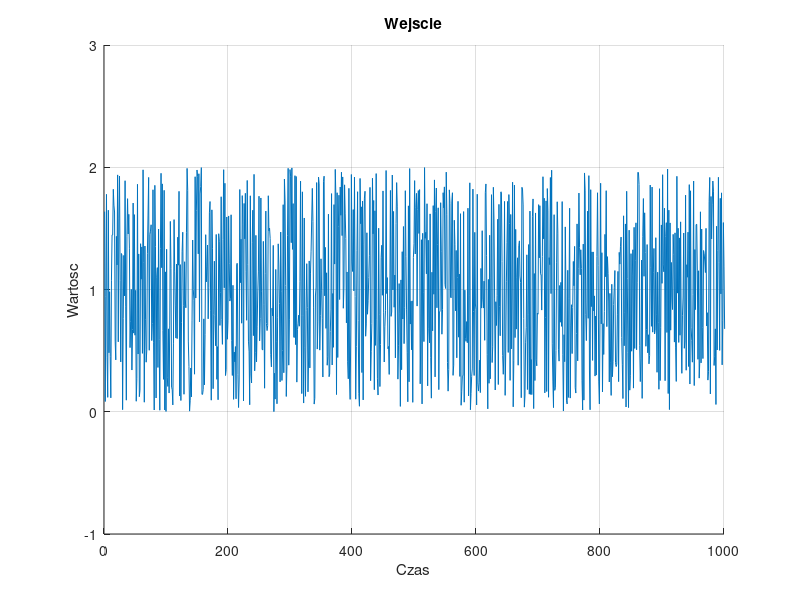
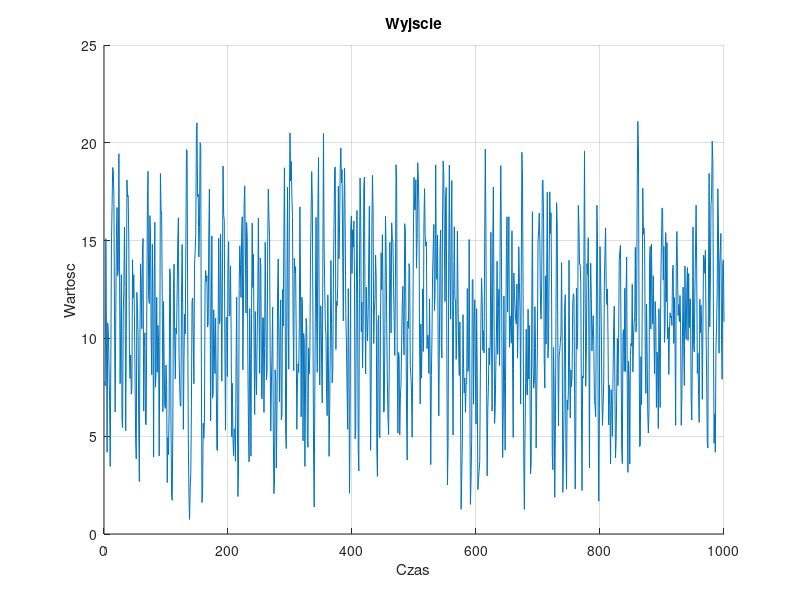
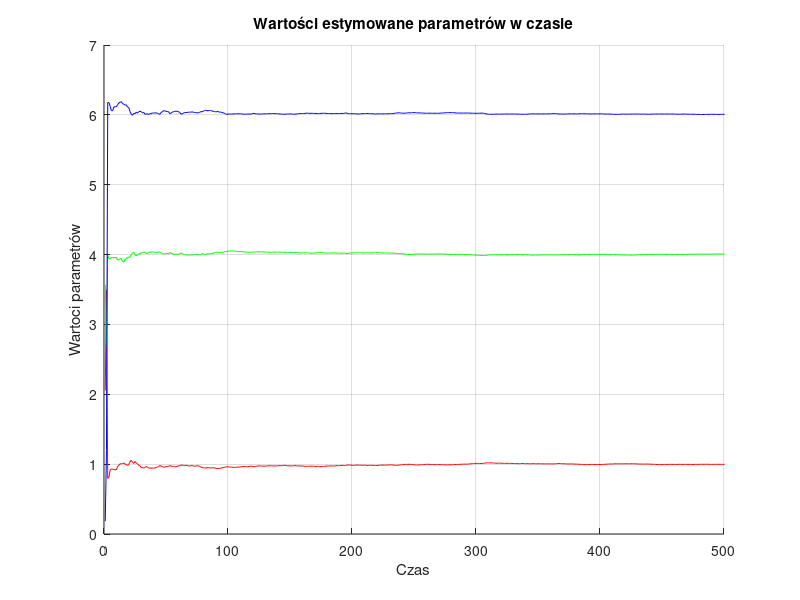

The MATLAB script that drew these images, in order: (Note: this script raises an error after producing the figures.)
close all;
clear all;
t = 1000;
a = [1; 6; 4];

u = 2.*rand(1,t+2);
zk = rand(1, t+2)-0.5;

figure
    hold on;
    title("Wejscie");
    xlabel('Czas');
    ylabel('Wartosc');
    grid on;
    plot(u);
    xlim([0, 1000]);
    ylim([-1, 3])
    hold off;
Y = zeros(1, t);
Fi = zeros(t, 3);
%Offline
for i = 3:t+2
    fi = [u(i), u(i-1), u(i-2)];
    Y(i-2) = fi * a + zk(i);
    Fi(i-2, :) = fi;
end

figure
    hold on;
    title("Wyjscie");
    xlabel('Czas');
    ylabel('Wartosc');
    grid on;
    plot(Y);
    xlim([0, 1000]);
    ylim([0, 25])
    hold off;
    
%Online
result = zeros(1000, 3);
Pk = [1000, 0, 0; 0, 1000, 0; 0, 0, 1000];
aon = [0; 0; 0];
for i = 3:t+2
    fi = [u(i); u(i-1); u(i-2)];
    y = fi' * a + zk(i);
    Pk = Pk - ((Pk * fi * fi' * Pk)/(1 + fi' * Pk * fi));
    aon = aon + (Pk * fi * (y' - fi' * aon));
    result(i-2, :) = aon;
end

figure
    hold on;
    title("Wartości estymowane parametrów w czasie");
    xlabel('Czas');
    ylabel('Wartoci parametrów');
    grid on;
    xlim([0, 500]);
    plot(result(:, 1), '-r')
    plot(result(:, 3), '-g')
    plot(result(:, 2), '-b')
    yline(a(1), '--', 'Color', [0, 0, 0]);
    yline(a(2), '--', 'Color', [0, 0, 0]);
    yline(a(3), '--', 'Color', [0, 0, 0]);
    hold off;

%Zapominanie
j = 1;
lambdaResult = zeros(21, 2);
for lambda = 0.97:0.001:0.99
    Pk = [1000, 0, 0; 0, 1000, 0; 0, 0, 1000];
    afo = [0; 0; 0];
    res = zeros(3, 1);
    for i = 3:t+2
        a(:, i-2) = [1 + 0.1 * square(0.01 * (i-2)); 6; 4];
        fi = [u(i); u(i-1); u(i-2)];
        y = fi' * a(:, i-2) + zk(i);
        Pk = Pk - ((Pk * fi * fi' * Pk)/(lambda + fi' * Pk * fi));
        Pk = Pk / lambda;
        afo = afo + (Pk * fi * (y' - fi' * afo));
        result(i-2, :) = afo;
        tmp = a(:, i-2) - afo;
        tmp = tmp .* tmp;
        res = res + tmp;
    end
    lambdaResult(j, :) = [lambda, mean(res)];
    j = j + 1;
end
[~, idx] = min(lambdaResult(:,2));
lambda = lambdaResult(idx, 1);
Pk = [1000, 0, 0; 0, 1000, 0; 0, 0, 1000];
afo = [0; 0; 0];
for i = 3:t+2
    a(:, i-2) = [1 + 0.1 * square(0.01 * (i-2)); 6; 4];
    fi = [u(i); u(i-1); u(i-2)];
    y = fi' * a(:, i-2) + zk(i);
    Pk = Pk - ((Pk * fi * fi' * Pk)/(lambda + fi' * Pk * fi));
    Pk = Pk / lambda;
    afo = afo + (Pk * fi * (y' - fi' * afo));
    result(i-2, :) = afo;
end
figure
        hold on;
        title("Wartości estymowane parametrów w czasie dla lambda=" + lambda);
        xlabel('Czas');
        ylabel('Wartoci parametrów');
        grid on;
        plot(result(:, 1), '-r')
        plot(result(:, 3), '-g')
        plot(result(:, 2), '-b')
        plot(a(1, :), '--', 'Color', [0, 0, 0])
        yline(a(2), '--', 'Color', [0, 0, 0]);
        yline(a(3), '--', 'Color', [0, 0, 0]);
        hold off;
